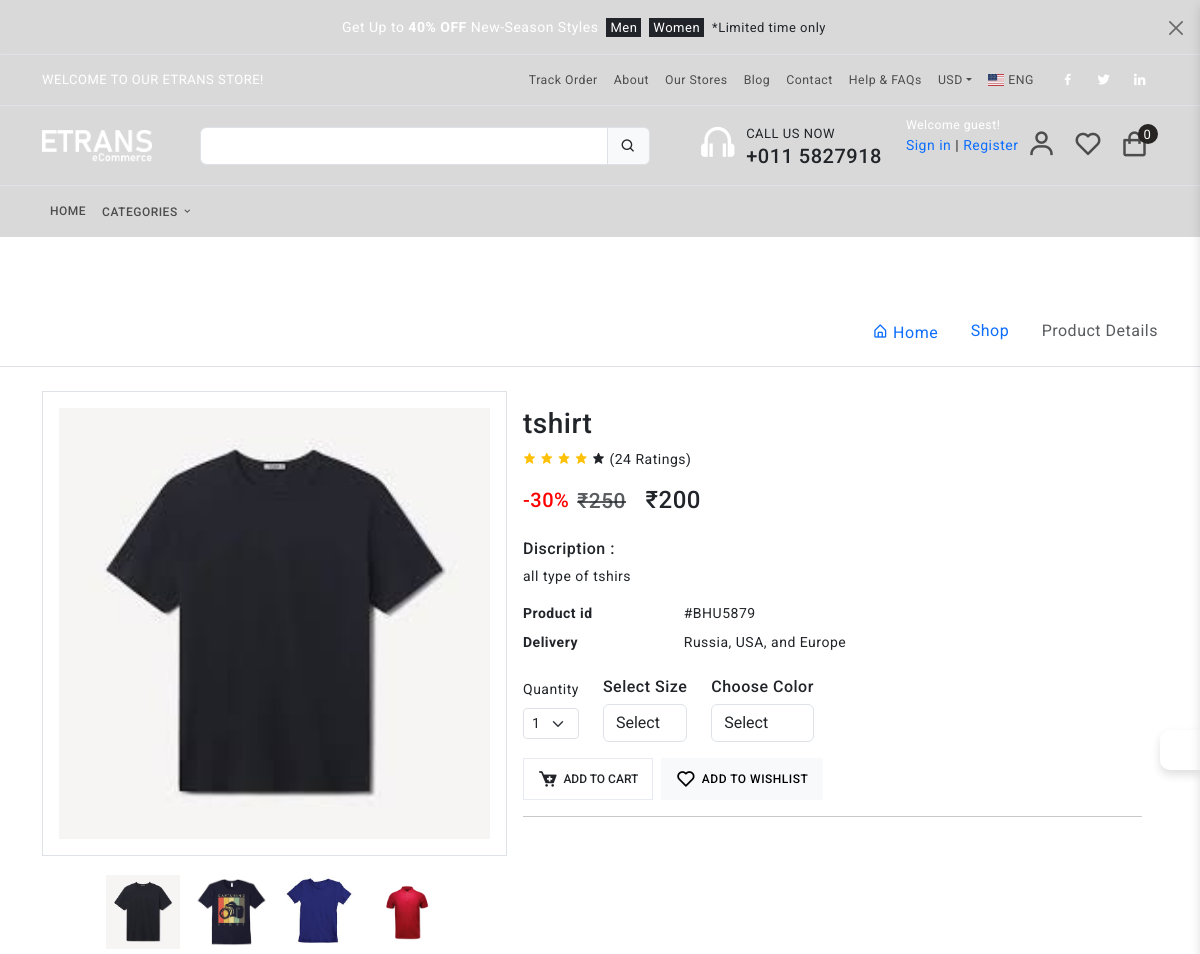
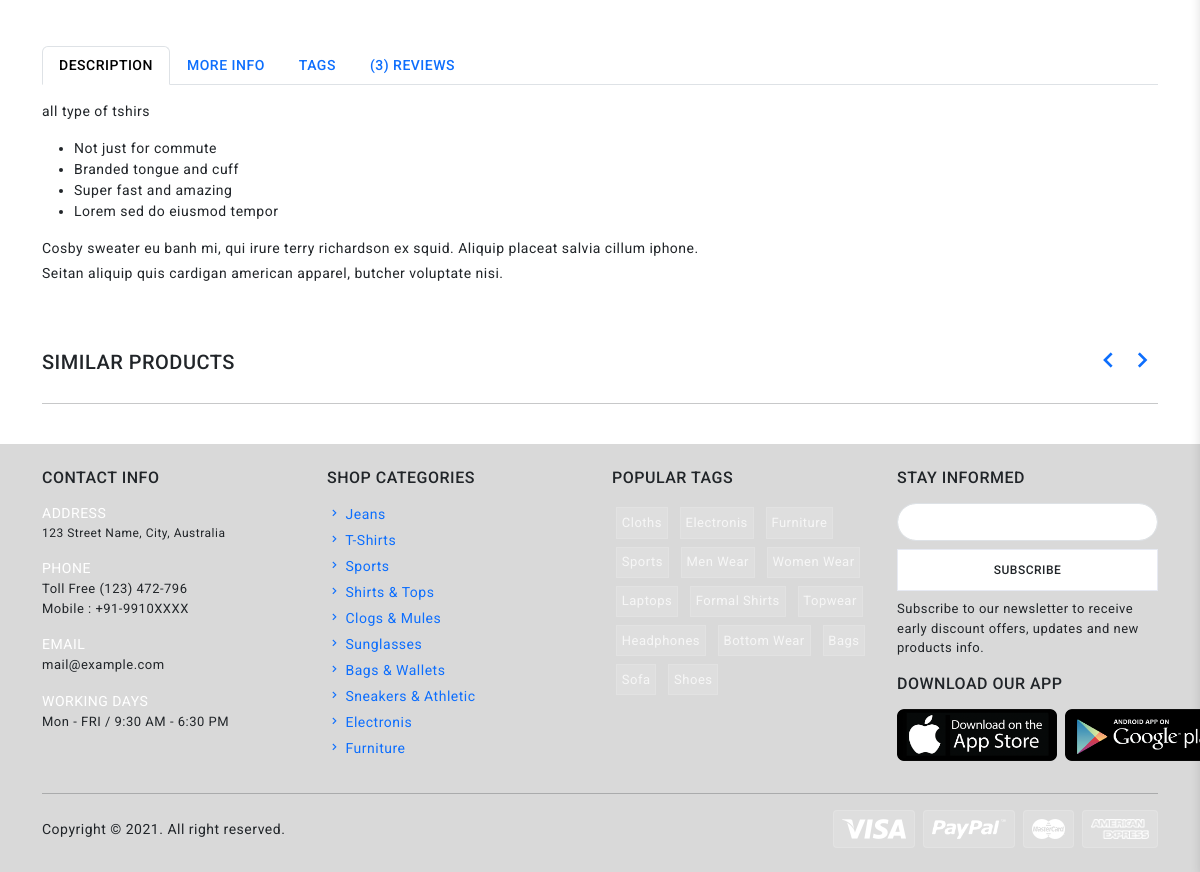
The app's page /store/category/tshirts/tshirt/ with its own data (2 pictures, top to bottom).
### store/models.py (models this page shows, shortened)
class Product(models.Model):
    product_name    = models.CharField(max_length=200, unique=True)
    slug            = models.SlugField(max_length=200, unique=True)
    description     = models.TextField(max_length=500, blank=True)
    price           = models.IntegerField()
    image1       = models.ImageField(upload_to = 'photos/products')
    image2       = models.ImageField(upload_to = 'photos/products',blank=True)
    image3       = models.ImageField(upload_to = 'photos/products',blank=True)
    stock           = models.IntegerField()
    offer_price = models.IntegerField(null=True, blank=True)
    offer_perc =  models.IntegerField(null=True, blank=True, default= 0)
    is_available    = models.BooleanField(default=True)
    category        = models.ForeignKey(Category, on_delete=models.CASCADE)
    created_date    = models.DateTimeField(auto_now_add=True)
    modified_date   = models.DateTimeField(auto_now=True)
    product_offer = models.IntegerField(null=True, blank=True ,default= 0, validators=[MinValueValidator(0),MaxValueValidator(100)])
    Is_featured  = models.BooleanField(default=True)

### store/views.py (the view)
# urls.py: path('category/<slug:category_slug>/<slug:product_slug>/', views.product_detail, name='product_detail'),
def product_detail(request, category_slug, product_slug):
    try:
        single_product = Product.objects.get(category__slug=category_slug, slug=product_slug)
        in_cart = CartItem.objects.filter(cart__cart_id=_cart_id(request), product=single_product).exists()
    except Exception as e:
        raise e
    if request.user.is_authenticated:
        try:
            orderproduct = OrderProduct.objects.filter(user=request.user, product_id=single_product.id).exists()
        except OrderProduct.DoesNotExist:
            orderproduct = None
    else:
        orderproduct = None
    reviews = ReviewRating.objects.filter(product_id=single_product.id, status=True)
    product_gallery = ProductGallery.objects.filter(product_id=single_product.id)
    context = {
        'single_product': single_product,
        'in_cart'       : in_cart,
        'orderproduct': orderproduct,
        'reviews': reviews,
        'product_gallery': product_gallery,
    }
    return render(request, 'store/product_detail.html', context)

### templates/store/product_detail.html (shortened to what this page needs)
{% extends 'base.html' %}
{% block content %}
{% load static %}
<div class="page-wrapper">
    <div class="page-content">
        <section class="py-3 border-bottom d-none d-md-flex">
            <div class="container">
                <div class="page-breadcrumb d-flex align-items-center">
                    <h3 class="breadcrumb-title pe-3">{{single_product.product_name}}</h3>
                    <div class="ms-auto">
                        <nav aria-label="breadcrumb">
                            <ol class="breadcrumb mb-0 p-0">
                                <li class="breadcrumb-item"><a href="javascript:;"><i class="bx bx-home-alt"></i> Home</a>
                                </li>
                                <li class="breadcrumb-item"><a href="javascript:;">Shop</a>
                                </li>
                                <li class="breadcrumb-item active" aria-current="page">Product Details</li>
                            </ol>
                        </nav>
                    </div>
                </div>
            </div>
        </section>
        <section class="py-4">
            <div class="container">
                <div class="product-detail-card">
                    <div class="product-detail-body">
                        <div class="row g-0">
                            <div class="col-12 col-lg-5">
                                <div class="image-zoom-section">
                                    <div class="product-gallery owl-carousel owl-theme border mb-3 p-3" data-slider-id="1">
                                        <div class="item">
                                            <img src="{{ single_product.image1.url }}" class="img-fluid" alt="">
                                        </div>
                                    </div>
                                    <div class="owl-thumbs d-flex justify-content-center" data-slider-id="1">
                                        {% if single_product.image2 and single_product.image3 %}
                                        <button class="owl-thumb-item">
                                            <img src="{{ single_product.image1.url }}" class="" alt="">
                                        </button>
                                        <button class="owl-thumb-item">
                                            <img src="{{ single_product.image2.url }}" class="" alt="">
                                        </button>
                                        <button class="owl-thumb-item">
                                            <img src="{{ single_product.image3.url }}" class="" alt="">
                                        </button>
                                        <button class="owl-thumb-item">
                                            <img src="assets/images/product-gallery/04.png" class="" alt="">
                                        </button>
                                        {% endif %}
                                    </div>
                                </div>
                            </div>
                            <div class="col-12 col-lg-7">
                                <form action="{% url 'add_cart' single_product.id %}" method="POST">	{% csrf_token %}
                                <div class="product-info-section p-3">
                                    <h3 class="mt-3 mt-lg-0 mb-0">{{single_product.product_name}}</h3>
                                    <div class="product-rating d-flex align-items-center mt-2">
                                        <div class="rates cursor-pointer font-13">	<i class="bx bxs-star text-warning"></i>
                                            <i class="bx bxs-star text-warning"></i>
                                            <i class="bx bxs-star text-warning"></i>
                                            <i class="bx bxs-star text-warning"></i>
                                            <i class="bx bxs-star text-light-4"></i>
                                        </div>
                                        <div class="ms-1">
                                            <p class="mb-0">(24 Ratings)</p>
                                        </div>
                                    </div>
                                    <div class="d-flex align-items-center mt-3 gap-2">
                                        {% if single_product.offer_perc > 0 %}
                                        <h5 style="color:red;">-{{ single_product.offer_perc}}%</h5>	<h4><small><strike class="text-muted">₹{{single_product.price}}</strike></small> &nbsp ₹{{single_product.offer_price}}</h4>
                                          {% else %}
                                            <h3>₹{{single_product.price}}</h3>
                                          {% endif %}
                                    </div>
                                    <div class="mt-3">
                                        <h6>Discription :</h6>
                                        <p class="mb-0">{{single_product.description}}</p>
                                    </div>
                                    <dl class="row mt-3">	<dt class="col-sm-3">Product id</dt>
                                        <dd class="col-sm-9">#BHU5879</dd>	<dt class="col-sm-3">Delivery</dt>
                                        <dd class="col-sm-9">Russia, USA, and Europe</dd>
                                    </dl>
                                    <div class="row row-cols-auto align-items-center mt-3">
                                        <div class="col">
                                            <label class="form-label">Quantity</label>
                                            <select class="form-select form-select-sm">
                                                <option>1</option>
                                            </select>
                                        </div>
                                        <div class="col">
                                            <div class="item-option-select">
                                                <h6>Select Size</h6>
                                                <select name="size" class="form-control">
                                                    <option value="" disabled selected>Select</option>
                                                </select>
                                            </div>
                                        </div>
                                        <div class="col">
                                            <div class="item-option-select">
                                                <h6>Choose Color</h6>
                                                <select name="color" class="form-control" required>
                                                    <option value="" disabled selected>Select</option>
                                                </select>
                                            </div>
                                        </div>
                                    </div>
                                    <div class="d-flex gap-2 mt-3">
                                        <button type="submit" class="btn btn-white btn-ecomm">	<i class="bx bxs-cart-add"></i>Add to Cart</button> <a href="javascript:;" class="btn btn-light btn-ecomm"><i class="bx bx-heart"></i>Add to Wishlist</a>
                                    </div>
                                    <hr/>
                                    <div class="product-sharing">
                                        <ul class="list-inline">
                                            <li class="list-inline-item"> <a href="javascript:;"><i class='bx bxl-facebook'></i></a>
                                            </li>
                                            <li class="list-inline-item">	<a href="javascript:;"><i class='bx bxl-linkedin'></i></a>
                                            </li>
                                            <li class="list-inline-item">	<a href="javascript:;"><i class='bx bxl-twitter'></i></a>
                                            </li>
                                            <li class="list-inline-item">	<a href="javascript:;"><i class='bx bxl-instagram'></i></a>
                                            </li>
                                            <li class="list-inline-item">	<a href="javascript:;"><i class='bx bxl-google'></i></a>
                                            </li>
                                        </ul>
                                    </div>
                                </div>
                            </form>
                            </div>
                        </div>
                    </div>
                </div>
            </div>
        </section>
        <section class="py-4">
            <div class="container">
                <div class="product-more-info">
                    <ul class="nav nav-tabs mb-0" role="tablist">
                        <li class="nav-item" role="presentation">
                            <a class="nav-link active" data-bs-toggle="tab" href="#discription" role="tab" aria-selected="true">
                                <div class="d-flex align-items-center">
                                    <div class="tab-title text-uppercase fw-500">Description</div>
                                </div>
                            </a>
                        </li>
                        <li class="nav-item" role="presentation">
                            <a class="nav-link" data-bs-toggle="tab" href="#more-info" role="tab" aria-selected="false">
                                <div class="d-flex align-items-center">
                                    <div class="tab-title text-uppercase fw-500">More Info</div>
                                </div>
                            </a>
                        </li>
                        <li class="nav-item" role="presentation">
                            <a class="nav-link" data-bs-toggle="tab" href="#tags" role="tab" aria-selected="false">
                                <div class="d-flex align-items-center">
                                    <div class="tab-title text-uppercase fw-500">Tags</div>
                                </div>
                            </a>
                        </li>
                        <li class="nav-item" role="presentation">
                            <a class="nav-link" data-bs-toggle="tab" href="#reviews" role="tab" aria-selected="false">
                                <div class="d-flex align-items-center">
                                    <div class="tab-title text-uppercase fw-500">(3) Reviews</div>
                                </div>
                            </a>
                        </li>
                    </ul>
                    <div class="tab-content pt-3">
                        <div class="tab-pane fade show active" id="discription" role="tabpanel">
                            <p>{{single_product.description}}</p>
                            <ul>
                                <li>Not just for commute</li>
                                <li>Branded tongue and cuff</li>
                                <li>Super fast and amazing</li>
                                <li>Lorem sed do eiusmod tempor</li>
                            </ul>
                            <p class="mb-1">Cosby sweater eu banh mi, qui irure terry richardson ex squid. Aliquip placeat salvia cillum iphone.</p>
                            <p class="mb-1">Seitan aliquip quis cardigan american apparel, butcher voluptate nisi.</p>
                        </div>
                    </div>
                </div>
            </div>
        </section>
        <section class="py-4">
            <div class="container">
                <div class="d-flex align-items-center">
                    <h5 class="text-uppercase mb-0">Similar Products</h5>
                    <div class="d-flex align-items-center gap-0 ms-auto">	<a href="javascript:;" class="owl_prev_item fs-2"><i class='bx bx-chevron-left'></i></a>
                        <a href="javascript:;" class="owl_next_item fs-2"><i class='bx bx-chevron-right'></i></a>
                    </div>
                </div>
                <hr/>
            </div>
        </section>
    </div>
</div>
{% endblock %}

### records on screen
Product: image1 (picture), image2 (picture), image3 (picture), product_name "tshirt", offer_perc "30", price "250", offer_price "200", description "all type of tshirs"

### other values on screen
{{ cart_count }} "0"
